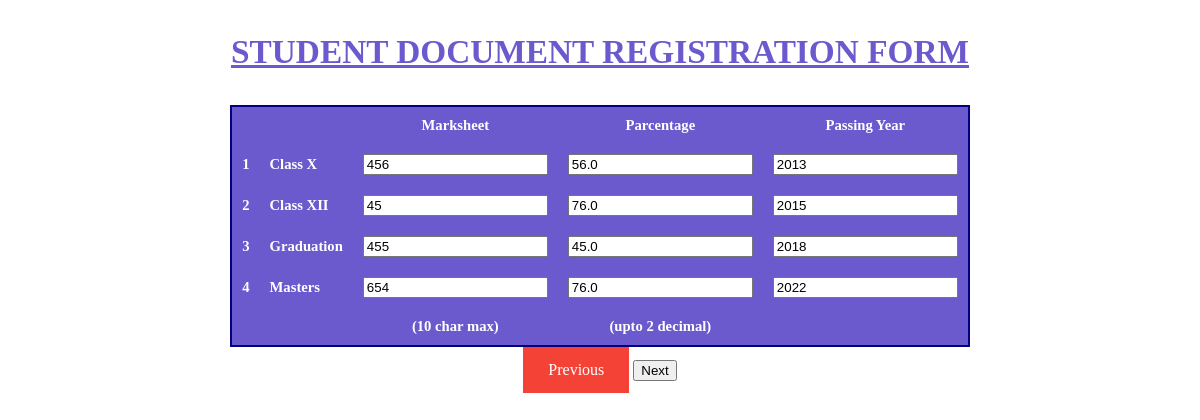
Page /mark (signed in) on the committed database.
### app/models.py (models this page shows, shortened)
class Student(models.Model):
    user=models.ForeignKey(User,on_delete=models.CASCADE)
    mobile_number=models.CharField(max_length=199)
    gender=models.CharField(max_length=10,choices=(('Male','male'),('Female','female'),('Other','other')))
    course=models.CharField(max_length=10,choices=(('BCA','BCA'),('BBA','BBA'),('B.Tech','B.Tech'),('MBA','MBA'),('MCA','MCA'),('M.Tech','M.Tech')))
    current_address=models.TextField(max_length=300)
    marks_te=models.IntegerField(default=False)
    percentage_te=models.FloatField(default=False)
    passing_year_te=models.IntegerField(default=False)
    marks_tw=models.IntegerField(default=False)
    percentage_tw=models.FloatField(default=False)
    passing_year_tw=models.IntegerField(default=False)
    marks_ug=models.IntegerField(default=False)
    percentage_ug=models.FloatField(default=False)
    passing_year_ug=models.IntegerField(default=False)
    marks_m=models.IntegerField(default=False)
    percentage_m=models.FloatField(default=False)
    passing_year_m=models.IntegerField(default=False)
    marksheet_te=models.FileField(upload_to="document/10")
    marksheet_tw=models.FileField(upload_to="document/12")
    marksheet_ug=models.FileField(upload_to="document/UG")
    marksheet_m=models.FileField(upload_to="document/PG")

### app/views.py (the view, shortened to what this page needs)
# urls.py: path('mark',Marks.as_view(),name='mark'),
class Marks(View):
    def get(self,request):
        if request.user.is_authenticated:
            user=Student.objects.get(user=request.user)
            return render(request,'document.html',context={'user':user})
        return redirect('login')

### app/templates/document.html (shortened to what this page needs)
<!DOCTYPE html>
<html lang="en">
<head>
</head>
<body>
    <form method='POST'>
    <h3>STUDENT DOCUMENT REGISTRATION FORM</h3>
    <table align="center" cellpadding = "10">
      <th>
        <td>
        <th>Marksheet</th>
        <th>Parcentage</th>
        <th>Passing Year</th>
         </td>
      </th>
    <tr>
        <td>1</td>
        <td>Class X</td>
        <td><input type="text" value='{{user.marks_te}}' name="ClassX_Board" maxlength="30" /></td>
        <td><input type="text" value='{{user.percentage_te}}' name="ClassX_Percentage" maxlength="30" /></td>
        <td><input type="text" value='{{user.passing_year_te}}' name="ClassX_YrOfPassing" maxlength="30" /></td>
        </tr>
        <tr>
        <td>2</td>
        <td>Class XII</td>
        <td><input type="text" value='{{user.marks_tw}}' name="ClassXII_Board" maxlength="30" /></td>
        <td><input type="text"  value='{{user.percentage_tw}}'  name="ClassXII_Percentage" maxlength="30" /></td>
        <td><input type="text" value='{{user.passing_year_tw}}' name="ClassXII_YrOfPassing" maxlength="30" /></td>
        </tr>
        <tr>
        <td>3</td>
        <td>Graduation</td>
        <td><input type="text" value='{{user.marks_ug}}' name="Graduation_Board" maxlength="30" /></td>
        <td><input type="text" value='{{user.percentage_ug}}' name="Graduation_Percentage" maxlength="30" /></td>
        <td><input type="text" value='{{user.passing_year_ug}}' name="Graduation_YrOfPassing" maxlength="30" /></td>
        </tr>
        <tr>
        <td>4</td>
        <td>Masters</td>
        <td><input type="text" value='{{user.marks_m}}' name="Masters_Board" maxlength="30" /></td>
        <td><input type="text" value='{{user.percentage_m}}' name="Masters_Percentage" maxlength="30" /></td>
        <td><input type="text" value='{{user.passing_year_m}}' name="Masters_YrOfPassing" maxlength="30" /></td>
        </tr>
        <tr>
        <td></td>
        <td></td>
        <td align="center">(10 char max)</td>
        <td align="center">(upto 2 decimal)</td>
        </tr>
        </table>
        <center>
        <a href="{% url 'profile'%}">Previous</a>
        <button type="submit" >Next</button>
        </form>
</body>
</html>

### app/templates/document.html (style rules this page uses)
h3 { font-family: Calibri; font-size: 25pt; font-style: normal; font-weight: bold; color:SlateBlue; text-align: center; text-decoration: underline }
table { font-family: Calibri; color:white; font-size: 11pt; font-style: normal; font-weight: bold; text-align:left; background-color: SlateBlue; border-collapse: collapse; border: 2px solid navy }
a:link, a:visited { background-color: #f44336; color: white; padding: 14px 25px; text-align: center; text-decoration: none; display: inline-block; }
th { text-align: center; }

### rows in the picture
Student: ClassX_Board "456", ClassX_Percentage "56.0", ClassX_YrOfPassing "2013", ClassXII_Board "45", ClassXII_Percentage "76.0", ClassXII_YrOfPassing "2015", Graduation_Board "455", Graduation_Percentage "45.0", Graduation_YrOfPassing "2018", Masters_Board "654", Masters_Percentage "76.0", Masters_YrOfPassing "2022"
